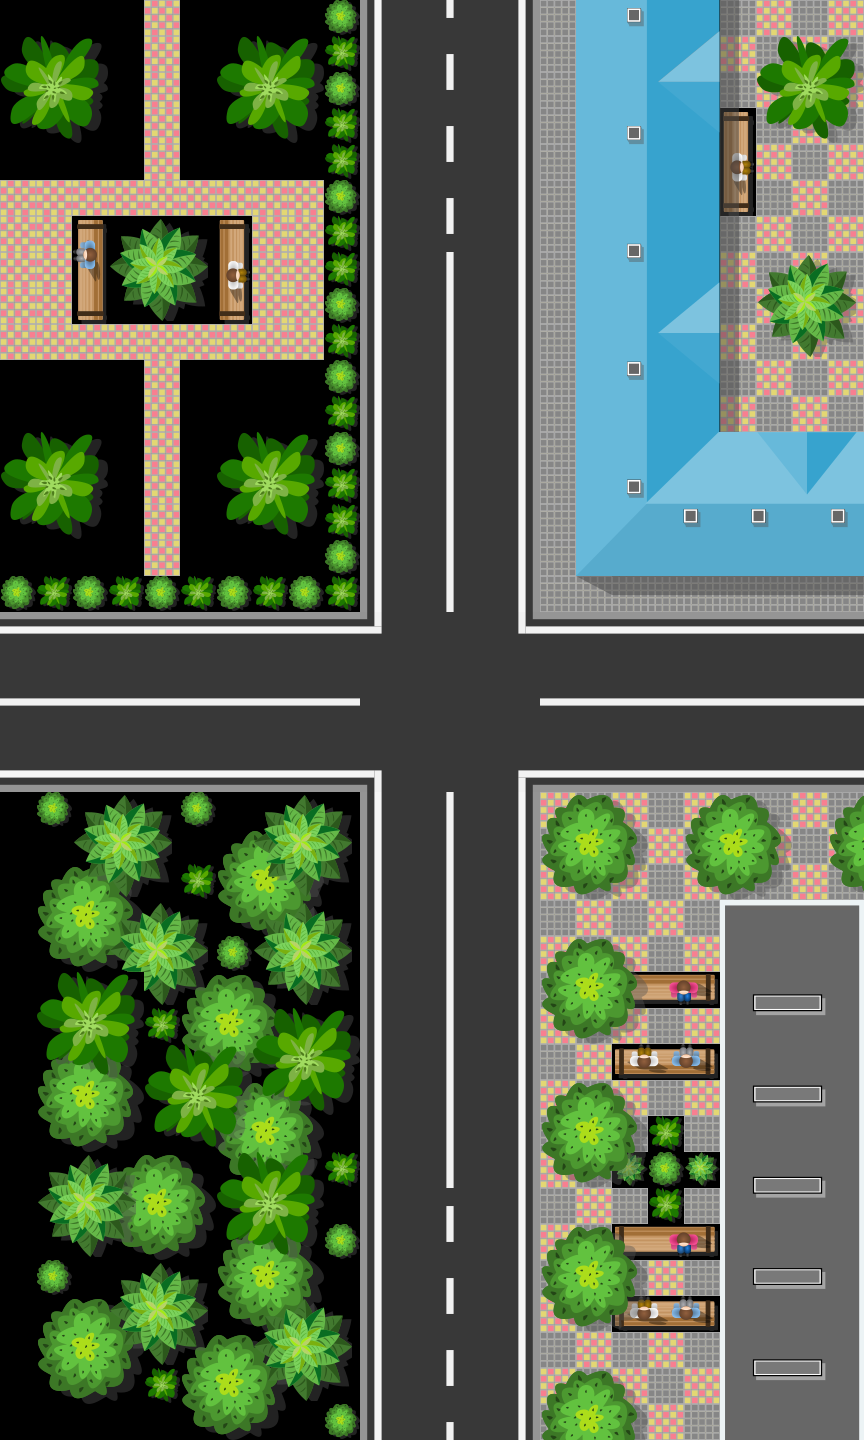

Below is a game level as drawn by its tile map, then a one-line description and the .tmx that defines it (tile-layer data replaced by summaries):
An orthogonal 24x40 tile map with 36x36 px tiles, 2 tile layers (Road Map, Tile Layer 2) and 17 objects (2x 1, 2x 2, 2x 3, 2x 4, 2x 5, ...).

<map version="1.2" tiledversion="1.2.3" orientation="orthogonal" renderorder="right-down" width="24" height="40" tilewidth="36" tileheight="36" infinite="0" nextlayerid="7" nextobjectid="71">
 <tileset firstgid="1" name="new_tile_map" tilewidth="36" tileheight="36" tilecount="784" columns="28">
  <image source="../map_tileset/new_tile_map.png" width="1024" height="1024" />
 </tileset>
 <layer id="1" name="Road Map" width="24" height="40">
  <data>[960 cells, 729 non-empty, 109 distinct tile ids]</data>
 </layer>
 <layer id="6" name="Tile Layer 2" width="24" height="40">
  <data>[960 cells, 280 non-empty, 111 distinct tile ids]</data>
 </layer>
 <objectgroup id="2" name="Follow Path 2" visible="0">
  <object id="2" name="1" x="559" y="873">
   <ellipse />
  </object>
  <object id="3" name="2" x="559" y="795">
   <ellipse />
  </object>
  <object id="4" name="3" x="564" y="763">
   <ellipse />
  </object>
  <object id="5" name="4" x="584" y="743">
   <ellipse />
  </object>
  <object id="53" name="5" x="636" y="737">
   <ellipse />
  </object>
  <object id="54" name="6" x="851" y="739">
   <ellipse />
  </object>
  <object id="55" name="7" x="949" y="737">
   <ellipse />
  </object>
  <object id="69" name="8" x="1073" y="846">
   <ellipse />
  </object>
 </objectgroup>
 <objectgroup id="3" name="Follow Path 1" visible="0">
  <object id="8" name="1" x="174" y="739">
   <ellipse />
  </object>
  <object id="9" name="2" x="290" y="740">
   <ellipse />
  </object>
  <object id="33" name="3" x="853" y="739">
   <ellipse />
  </object>
  <object id="59" name="4" x="978" y="737">
   <ellipse />
  </object>
  <object id="60" name="5" x="1043" y="604">
   <ellipse />
  </object>
 </objectgroup>
 <objectgroup id="4" name="road_signs" visible="0">
  <object id="39" name="sign_1_1" x="539.246" y="838.191">
   <ellipse />
  </object>
  <object id="66" name="sign_1_2" x="539.84" y="889.214">
   <ellipse />
  </object>
  <object id="67" name="sign_2_1" x="281.754" y="852.023">
   <ellipse />
  </object>
  <object id="68" name="sign_2_2" x="226.53" y="845.261">
   <ellipse />
  </object>
 </objectgroup>
</map>
